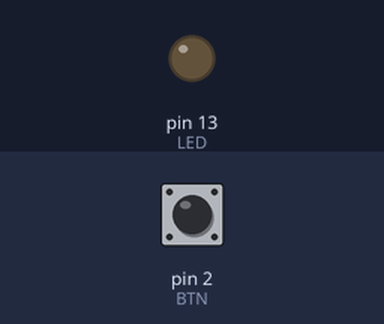
Recording of a sketch running on a simulated Arduino Uno, built with avr-gcc and run on an emulated ATmega328P. On the bench: output pins drawn as LEDs (lit = HIGH). Inputs (shaded band) come from the test bench; at power-on: pin 2 (BTN) LOW.

Above: at 1.2 s.
1.3 s: pin 2 (BTN) pulled HIGH for 0.15 s
At 1.37 s:
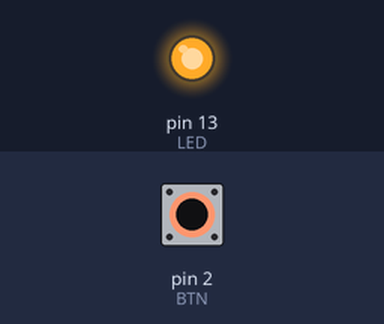
2.9 s: pin 2 (BTN) pulled HIGH for 3.2 s
At 6.9 s:
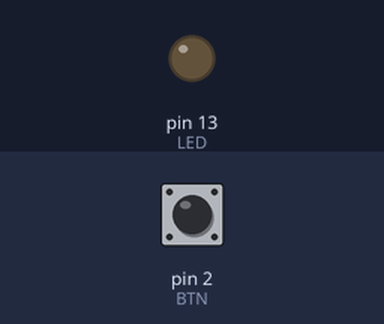
Timing chart, 0 to 8.4 s (numbered marks = the images above; inputs shaded):
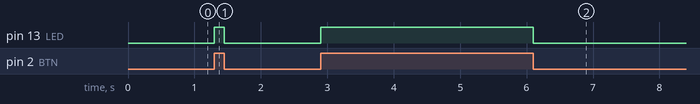

Measured:
- after the input at 1.3 s, pin 13 (LED): LOW → HIGH at once, → LOW 0.15 s later
- after the input at 2.9 s, pin 13 (LED): LOW → HIGH at once, → LOW 3.2 s later

The sketch:

lesson4_3.ino
```cpp
#define BTN 2
#define LED 13

void setup() {
  // put your setup code here, to run once:
  Serial.begin(9600);
  pinMode(BTN,INPUT);
  pinMode(LED,OUTPUT);
}

void loop() {
  // put your main code here, to run repeatedly:
  bool sensorVal = digitalRead(BTN);
  if (sensorVal){
    digitalWrite(LED,HIGH);
  } else {
    digitalWrite(LED,LOW);
  }
}
```
